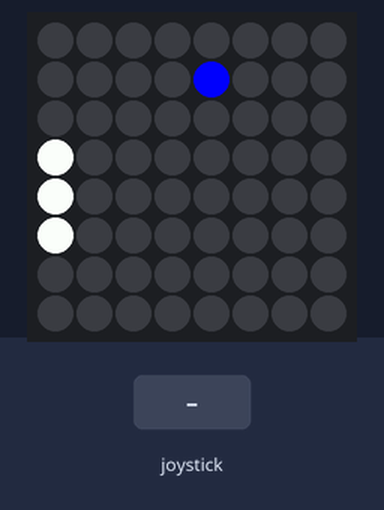
Bench run of a program on a simulated Raspberry Pi (BCM pin numbers) with a Sense HAT. Parts: the Sense HAT's 8×8 RGB LED matrix. The inputs (shaded band) are chosen by the test bench. The pygame window is not drawn; the 64×8 strip is a reading aid, not a part: it shows the text the matrix is scrolling, unrolled, one strip-width of it at a time; threads take turns every 2 ms. At 14.7 s the program stops and its outputs stay as they are.

Above: at 1.2 s.
1.3 s: joystick pushed up
At 1.9 s:
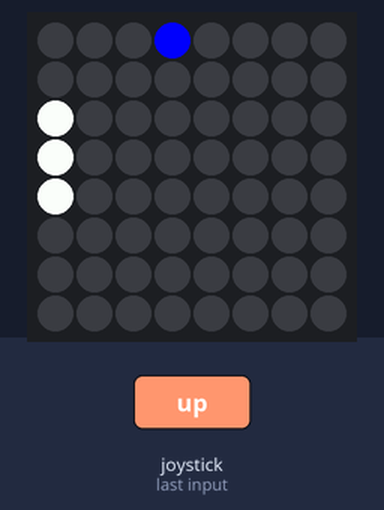
4.3 s: joystick pushed down
At 4.9 s:
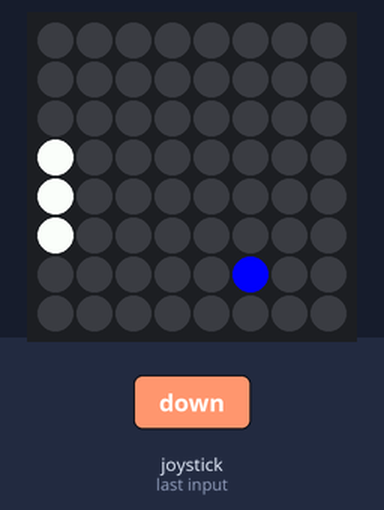
7.3 s: joystick pushed down
At 7.9 s:
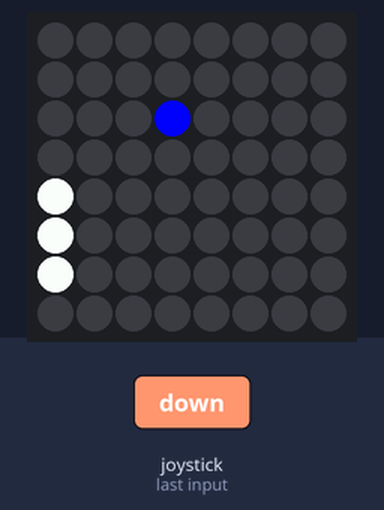

The program:

pongStolenFromWeb.py
```python
from time import sleep
from sense_hat import SenseHat
import pygame
from pygame.locals import *
import threading

sense = SenseHat()
sense.clear(0,0,0)

pygame.init()
pygame.display.set_mode((320, 240))
y = 4
ball_position=[6,3]
ball_speed=[-1,-1]

def drawbat():
    sense.set_pixel(0,y,255,255,255)
    sense.set_pixel(0,y+1,255,255,255)
    sense.set_pixel(0,y-1,255,255,255)

def moveball():
    global game_over
    while True:
        sleep(0.5)

        sense.set_pixel(ball_position[0],ball_position[1],0,0,0)

        ball_position[0] += ball_speed[0]
        ball_position[1] += ball_speed[1]

        if ball_position[1] == 0 or ball_position[1] == 7:
            ball_speed[1] = -ball_speed[1]
        if ball_position[0] == 7:
            ball_speed[0] = -ball_speed[0]
        if ball_position[0] == 1 and y-1 <= ball_position[1] <= y+1:
            ball_speed[0] = -ball_speed[0]
        if ball_position[0] == 0:
            break

        sense.set_pixel(ball_position[0],ball_position[1],0,0,255)

    game_over = True

game_over = False

thread = threading.Thread(target=moveball)
thread.start()

while not game_over:
    drawbat()

    for event in pygame.event.get():
        if event.type == KEYDOWN:
            if event.key == K_UP and y > 1:
                sense.set_pixel(0,y+1,0,0,0)
                y -= 1
            if event.key == K_DOWN and y < 6:
                sense.set_pixel(0,y-1,0,0,0)
                y += 1

sense.show_message("You Lose", text_colour=(255,0,0))
```

Measured:
- after the input at 1.3 s, the LEDs: first change at once (image 1 shows a later state)
- after the input at 4.3 s, the LEDs: first change at once (image 2 shows a later state)
- after the input at 7.3 s, the LEDs: first change at once (image 3 shows a later state)
- what the display in image 1 shows lasts 0.5 s, from 1.5 s to 2.0 s
